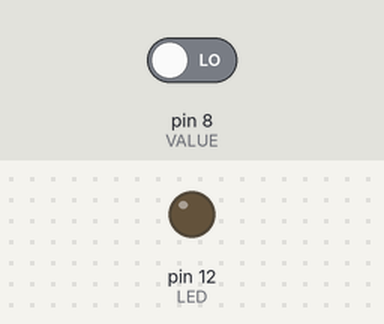
The sketch below on a simulated Arduino Uno, built with avr-gcc and run on an emulated ATmega328P. Parts: output pins drawn as LEDs (lit = HIGH). The inputs (shaded band) are chosen by the test bench; at power-on: pin 8 (VALUE) LOW.

Above: at 1.8 s.
1.9 s: pin 8 (VALUE) driven HIGH
At 2.4 s:
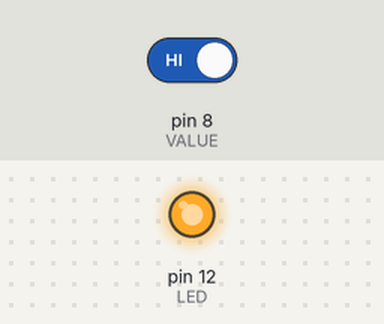
4.9 s: pin 8 (VALUE) driven LOW
At 6.2 s:
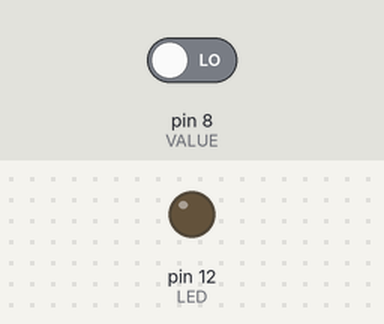
Timing chart, 0 to 7.9 s (numbered marks = the images above; inputs shaded):
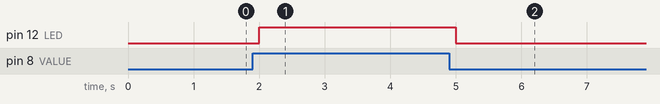

The sketch:

human_touch_sensor_test.ino
```cpp
int VALUE = 8;
int LED = 12;

void setup() {
  pinMode(VALUE, INPUT);
  pinMode(LED, OUTPUT);
  digitalWrite(LED, LOW);
}

void loop() {
  if(digitalRead(VALUE) == HIGH){
    digitalWrite(LED, HIGH);
  }
  delay(500);
  digitalWrite(LED, LOW);
}
```

Measured:
- after the input at 1.9 s, pin 12 (LED): LOW → HIGH after 0.10 s
- after the input at 4.9 s, pin 12 (LED): HIGH → LOW after 0.10 s
